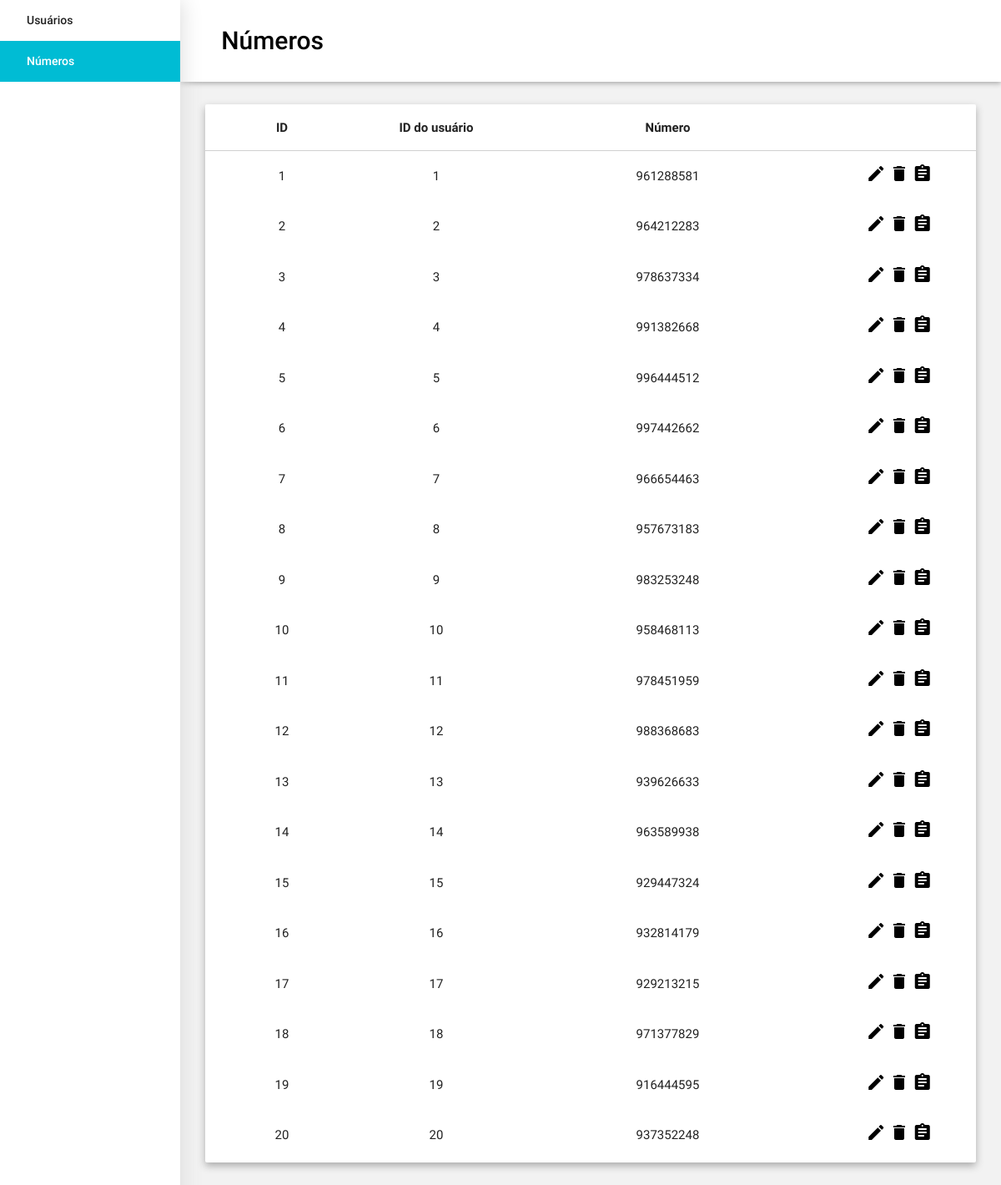
Screenshot of /index.php?page=numbers with the database file from the repository.
### tables this page shows
create table phone (
  id integer primary key not null auto_increment,
  number varchar(20) not null,
  areaCode varchar(10) not null,
  idUser integer not null,
  foreign key(areaCode) references area_code(code),
  foreign key(idUser) references user(id));

### numbers-table.php (the view)
<?php
echo("<table class='centered responsive-table'>");
$querySelect = mysqli_query($con, "select * from phone order by id");
echo("<thead>
        <tr>
            <th>ID</th>
            <th>ID do usuário</th>
            <th>Número</th>
            <th></th>
        </tr>
    </thead>"
);
while ($resSelect = mysqli_fetch_array($querySelect)) {
    echo("<tbody>
            <tr>
                <td style='width: 20%'>" . $resSelect['id'] . "</td>
                <td style='width: 20%'>" . $resSelect['idUser'] . "</td>
                <td style='width: 40%'>" . $resSelect['number'] . "</td>
                <td style='width: 20%'>
                    <a href='#main-modal'><i class='material-icons'>edit</i></a>
                    <a href='#main-modal'><i class='material-icons'>delete</i></a>
                    <a href='#main-modal'><i class='material-icons'>assignment</i></a>
                </td>
            </tr>
        </tbody>"
    );
}
echo("</table>");

### css/style.css (style rules this page uses)
body { background-color: rgba(0, 0, 0, 0.05); padding-left: 18%; }
i { color: black; }

### rows the page displays
phone: id "1", idUser "1", number "961288581"
phone: id "2", idUser "2", number "964212283"
phone: id "3", idUser "3", number "978637334"
phone: id "4", idUser "4", number "991382668"
phone: id "5", idUser "5", number "996444512"
phone: id "6", idUser "6", number "997442662"
phone: id "7", idUser "7", number "966654463"
phone: id "8", idUser "8", number "957673183"
phone: id "9", idUser "9", number "983253248"
phone: id "10", idUser "10", number "958468113"
phone: id "11", idUser "11", number "978451959"
phone: id "12", idUser "12", number "988368683"
phone: id "13", idUser "13", number "939626633"
phone: id "14", idUser "14", number "963589938"
phone: id "15", idUser "15", number "929447324"
phone: id "16", idUser "16", number "932814179"
phone: id "17", idUser "17", number "929213215"
phone: id "18", idUser "18", number "971377829"
phone: id "19", idUser "19", number "916444595"
phone: id "20", idUser "20", number "937352248"
